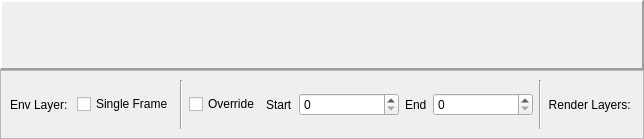
<?xml version="1.0" encoding="UTF-8"?>
<ui version="4.0">
 <class>Form</class>
 <widget class="QWidget" name="Form">
  <property name="geometry">
   <rect>
    <x>0</x>
    <y>0</y>
    <width>638</width>
    <height>139</height>
   </rect>
  </property>
  <property name="windowTitle">
   <string>Form</string>
  </property>
  <layout class="QVBoxLayout" name="verticalLayout_2">
   <property name="spacing">
    <number>0</number>
   </property>
   <property name="margin">
    <number>0</number>
   </property>
   <item>
    <widget class="QFrame" name="titleFrame">
     <property name="minimumSize">
      <size>
       <width>0</width>
       <height>25</height>
      </size>
     </property>
     <property name="cursor">
      <cursorShape>PointingHandCursor</cursorShape>
     </property>
     <property name="frameShape">
      <enum>QFrame::Panel</enum>
     </property>
     <property name="frameShadow">
      <enum>QFrame::Raised</enum>
     </property>
     <property name="lineWidth">
      <number>2</number>
     </property>
     <layout class="QHBoxLayout" name="horizontalLayout">
      <property name="spacing">
       <number>6</number>
      </property>
      <property name="leftMargin">
       <number>4</number>
      </property>
      <property name="topMargin">
       <number>0</number>
      </property>
      <property name="rightMargin">
       <number>2</number>
      </property>
      <property name="bottomMargin">
       <number>0</number>
      </property>
      <item>
       <widget class="QLabel" name="nameLabel">
        <property name="minimumSize">
         <size>
          <width>0</width>
          <height>0</height>
         </size>
        </property>
        <property name="maximumSize">
         <size>
          <width>16777215</width>
          <height>16777215</height>
         </size>
        </property>
        <property name="font">
         <font>
          <weight>75</weight>
          <bold>true</bold>
         </font>
        </property>
        <property name="frameShape">
         <enum>QFrame::NoFrame</enum>
        </property>
        <property name="frameShadow">
         <enum>QFrame::Plain</enum>
        </property>
        <property name="text">
         <string/>
        </property>
       </widget>
      </item>
      <item>
       <widget class="QLabel" name="iconLabel">
        <property name="minimumSize">
         <size>
          <width>15</width>
          <height>0</height>
         </size>
        </property>
        <property name="text">
         <string/>
        </property>
       </widget>
      </item>
     </layout>
    </widget>
   </item>
   <item>
    <widget class="QFrame" name="frame">
     <property name="styleSheet">
      <string notr="true"/>
     </property>
     <property name="frameShape">
      <enum>QFrame::StyledPanel</enum>
     </property>
     <layout class="QVBoxLayout" name="itemLayout">
      <item>
       <layout class="QHBoxLayout" name="renderLayerLayout">
        <item>
         <widget class="QLabel" name="label_2">
          <property name="text">
           <string>Env Layer: </string>
          </property>
         </widget>
        </item>
        <item>
         <widget class="QCheckBox" name="singleFrameButton">
          <property name="toolTip">
           <string>Configure single frame for rendering for the Env layer</string>
          </property>
          <property name="text">
           <string>Single Frame</string>
          </property>
          <property name="checked">
           <bool>false</bool>
          </property>
         </widget>
        </item>
        <item>
         <widget class="Line" name="line">
          <property name="orientation">
           <enum>Qt::Vertical</enum>
          </property>
         </widget>
        </item>
        <item>
         <widget class="QCheckBox" name="overrideButton">
          <property name="toolTip">
           <string>Override the frame range for Env layer</string>
          </property>
          <property name="text">
           <string>Override</string>
          </property>
         </widget>
        </item>
        <item>
         <widget class="QLabel" name="label_3">
          <property name="text">
           <string>Start</string>
          </property>
         </widget>
        </item>
        <item>
         <widget class="QSpinBox" name="startFrameBox">
          <property name="minimumSize">
           <size>
            <width>100</width>
            <height>0</height>
           </size>
          </property>
          <property name="toolTip">
           <string>Start frame to override</string>
          </property>
          <property name="maximum">
           <number>999999999</number>
          </property>
         </widget>
        </item>
        <item>
         <widget class="QLabel" name="label_4">
          <property name="text">
           <string>End</string>
          </property>
         </widget>
        </item>
        <item>
         <widget class="QSpinBox" name="endFrameBox">
          <property name="minimumSize">
           <size>
            <width>100</width>
            <height>0</height>
           </size>
          </property>
          <property name="toolTip">
           <string>End frame to override</string>
          </property>
          <property name="maximum">
           <number>999999999</number>
          </property>
         </widget>
        </item>
        <item>
         <spacer name="horizontalSpacer">
          <property name="orientation">
           <enum>Qt::Horizontal</enum>
          </property>
          <property name="sizeHint" stdset="0">
           <size>
            <width>40</width>
            <height>20</height>
           </size>
          </property>
         </spacer>
        </item>
        <item>
         <widget class="Line" name="line_2">
          <property name="orientation">
           <enum>Qt::Vertical</enum>
          </property>
         </widget>
        </item>
        <item>
         <widget class="QLabel" name="label">
          <property name="text">
           <string>Render Layers: </string>
          </property>
          <property name="alignment">
           <set>Qt::AlignRight|Qt::AlignTrailing|Qt::AlignVCenter</set>
          </property>
         </widget>
        </item>
       </layout>
      </item>
     </layout>
    </widget>
   </item>
  </layout>
 </widget>
 <resources/>
 <connections>
  <connection>
   <sender>singleFrameButton</sender>
   <signal>toggled(bool)</signal>
   <receiver>startFrameBox</receiver>
   <slot>setDisabled(bool)</slot>
   <hints>
    <hint type="sourcelabel">
     <x>108</x>
     <y>102</y>
    </hint>
    <hint type="destinationlabel">
     <x>297</x>
     <y>106</y>
    </hint>
   </hints>
  </connection>
  <connection>
   <sender>singleFrameButton</sender>
   <signal>toggled(bool)</signal>
   <receiver>endFrameBox</receiver>
   <slot>setDisabled(bool)</slot>
   <hints>
    <hint type="sourcelabel">
     <x>83</x>
     <y>100</y>
    </hint>
    <hint type="destinationlabel">
     <x>433</x>
     <y>107</y>
    </hint>
   </hints>
  </connection>
  <connection>
   <sender>singleFrameButton</sender>
   <signal>toggled(bool)</signal>
   <receiver>overrideButton</receiver>
   <slot>setDisabled(bool)</slot>
   <hints>
    <hint type="sourcelabel">
     <x>82</x>
     <y>106</y>
    </hint>
    <hint type="destinationlabel">
     <x>214</x>
     <y>106</y>
    </hint>
   </hints>
  </connection>
  <connection>
   <sender>overrideButton</sender>
   <signal>toggled(bool)</signal>
   <receiver>label_3</receiver>
   <slot>setVisible(bool)</slot>
   <hints>
    <hint type="sourcelabel">
     <x>234</x>
     <y>96</y>
    </hint>
    <hint type="destinationlabel">
     <x>267</x>
     <y>101</y>
    </hint>
   </hints>
  </connection>
  <connection>
   <sender>overrideButton</sender>
   <signal>toggled(bool)</signal>
   <receiver>startFrameBox</receiver>
   <slot>setVisible(bool)</slot>
   <hints>
    <hint type="sourcelabel">
     <x>218</x>
     <y>110</y>
    </hint>
    <hint type="destinationlabel">
     <x>321</x>
     <y>111</y>
    </hint>
   </hints>
  </connection>
  <connection>
   <sender>overrideButton</sender>
   <signal>toggled(bool)</signal>
   <receiver>label_4</receiver>
   <slot>setVisible(bool)</slot>
   <hints>
    <hint type="sourcelabel">
     <x>215</x>
     <y>102</y>
    </hint>
    <hint type="destinationlabel">
     <x>398</x>
     <y>102</y>
    </hint>
   </hints>
  </connection>
  <connection>
   <sender>overrideButton</sender>
   <signal>toggled(bool)</signal>
   <receiver>endFrameBox</receiver>
   <slot>setVisible(bool)</slot>
   <hints>
    <hint type="sourcelabel">
     <x>203</x>
     <y>103</y>
    </hint>
    <hint type="destinationlabel">
     <x>492</x>
     <y>103</y>
    </hint>
   </hints>
  </connection>
 </connections>
</ui>
